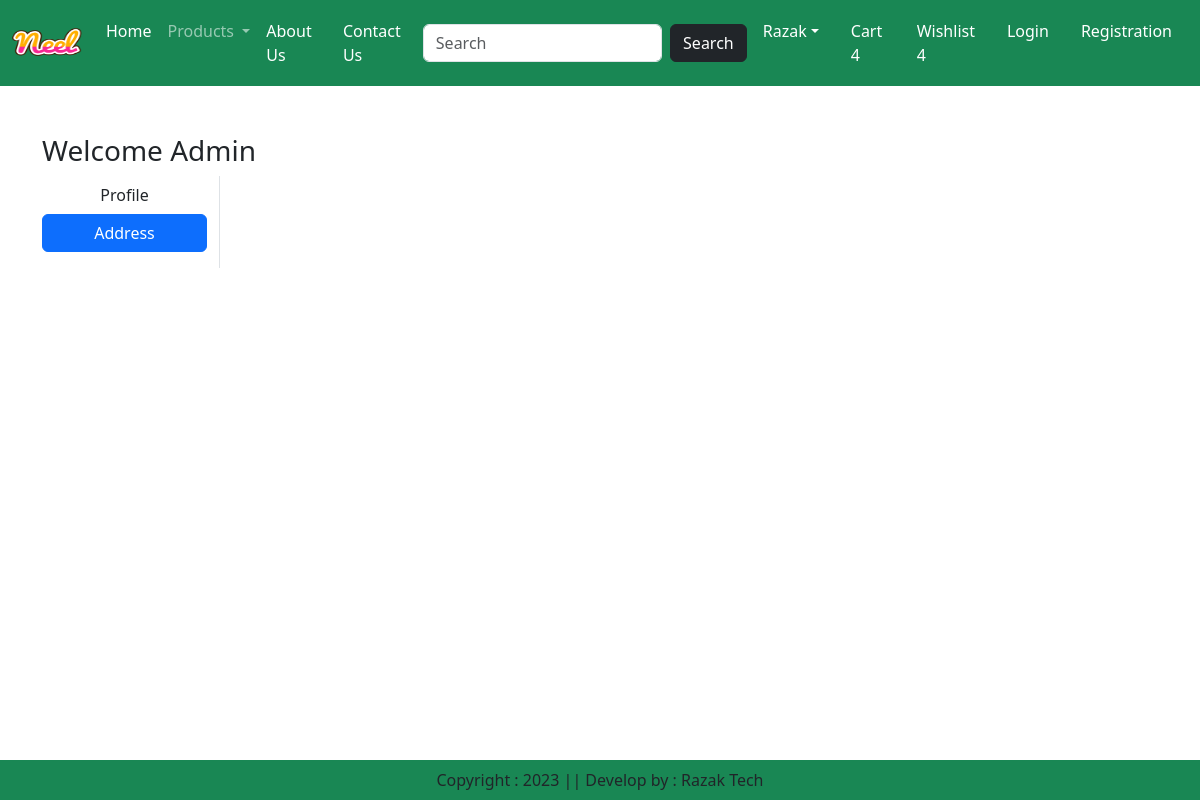
The app's page /address/ (signed in), older data.
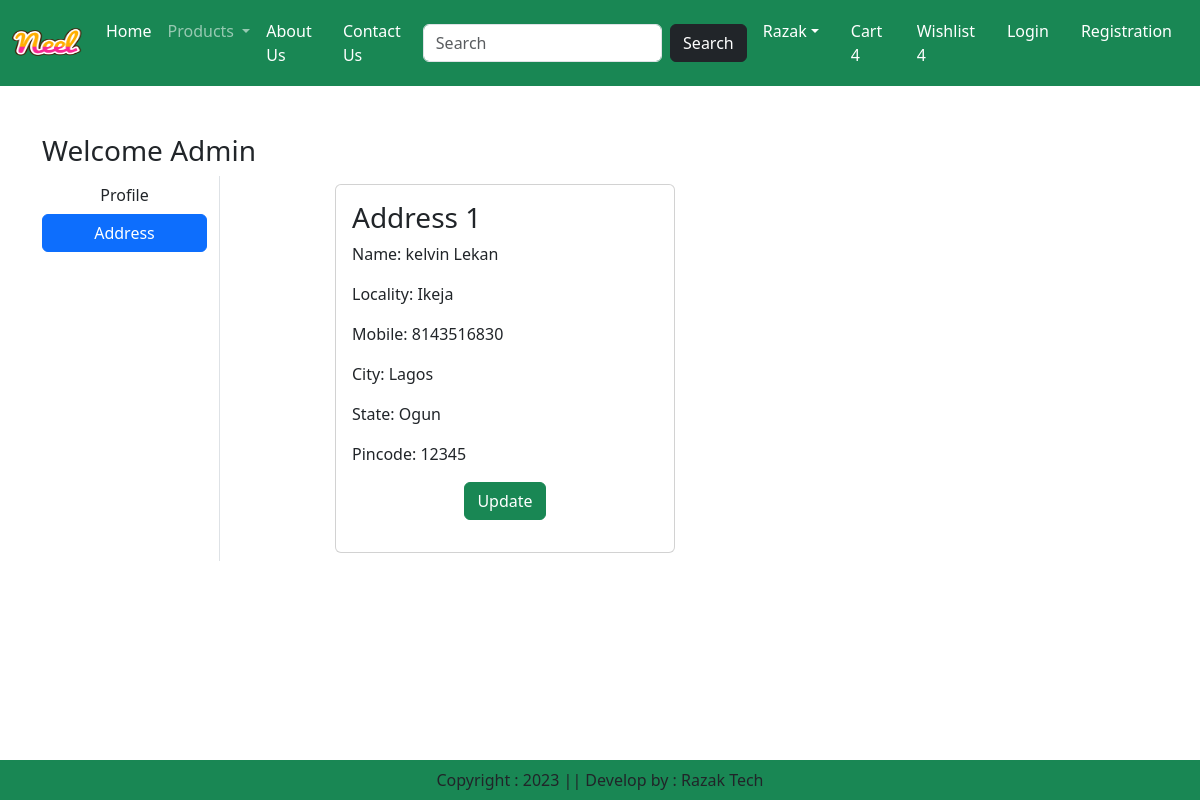
The same page, newer data.
### app/models.py (models this page shows, shortened)
class Customer(models.Model):
    user = models.ForeignKey(User, on_delete=models.CASCADE)
    name = models.CharField(max_length=200)
    locality = models.CharField(max_length=200)
    city = models.CharField(max_length=50)
    mobile = models.IntegerField(default=0)
    zipcode = models.IntegerField()
    state = models.CharField(choices=STATE_CHOICES, max_length=100)

### app/views.py (the view)
# urls.py: path('address/', views.address, name='address'),
def address(request):
    add = Customer.objects.filter(user=request.user)
    return render(request, "app/address.html",locals())

### app/templates/app/address.html (shortened to what this page needs)
{% extends 'app/base.html' %}
{% load static %}
{% block main-content %}
<div class="container my-5">
    <div class="row">
        <h3>Welcome <span class="text-capitalize">{{ request.user }}</span></h3>
        <div class="col-sm-2 border-end">
            <ul class="list-unstyled">
                <li class="d-grid"><a href="{% url 'profile' %}" class="btn">Profile</a></li>
                <li class="d-grid"><a href="{% url 'address' %}" class="btn btn-primary">Address</a></li>
            </ul>
        </div>
        <div class="col-sm-8 offset-sm-1">
            <div class="row">
                {% for ad in add %}
                <div class="col-sm-6">
                    <div class="card m-2">
                        <div class="card-body">
                            <h3>Address {{ forloop.counter }}</h3>
                            <p>Name: {{ ad.name }}</p>
                            <p>Locality: {{ ad.locality }}</p>
                            <p>Mobile: {{ ad.mobile }}</p>
                            <p>City: {{ ad.city }}</p>
                            <p>State: {{ ad.state }}</p>
                            <p>Pincode: {{ ad.zipcode }}</p>
                            <p class="text-center"> <a href="{% url 'updateAddress' pk=ad.id %}" type="button" class="btn btn-success">Update</a></p>
                        </div>
                    </div>
                </div>
                {% endfor %}
            </div>
        </div>
{% endblock main-content %}

Row changes from the older to the newer data that the page shows:
added Customer: name "kelvin Lekan", locality "Ikeja", mobile "8143516830", city "Lagos", state "Ogun", zipcode "12345"
